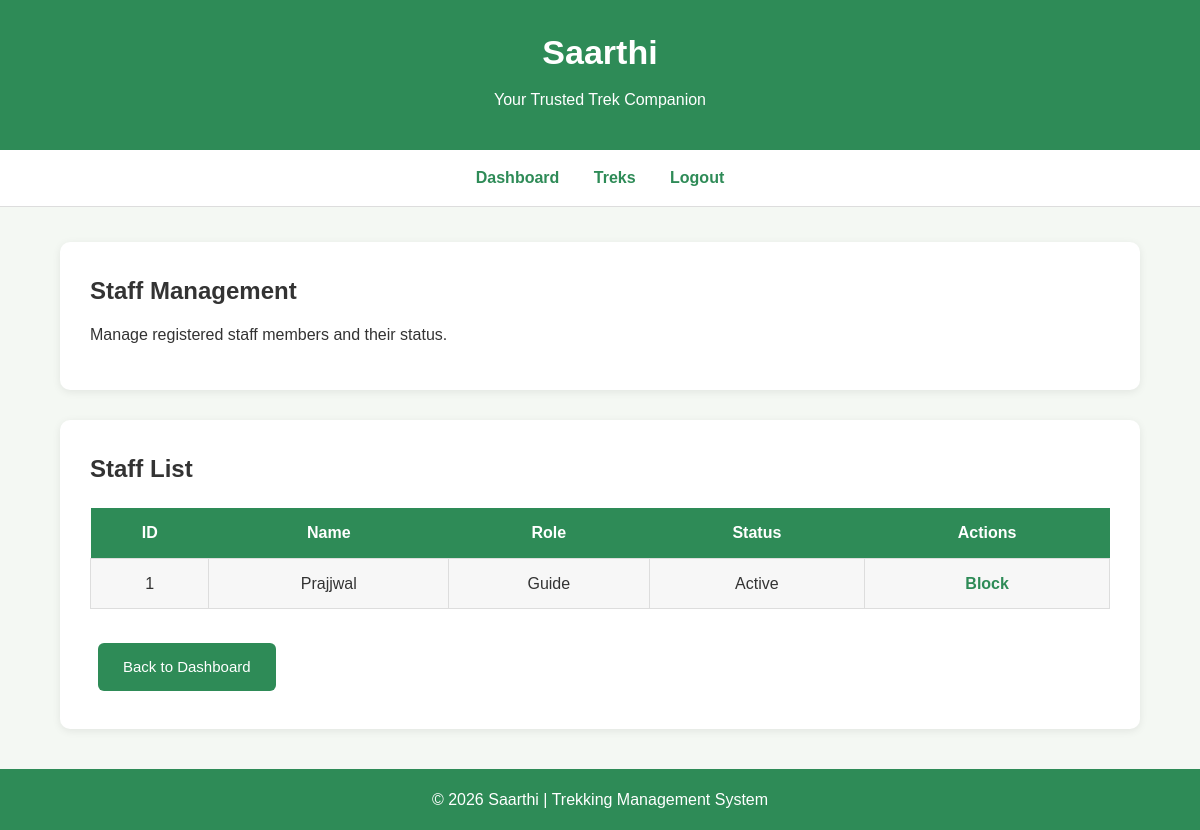
The app's page /staff (signed in), older data.
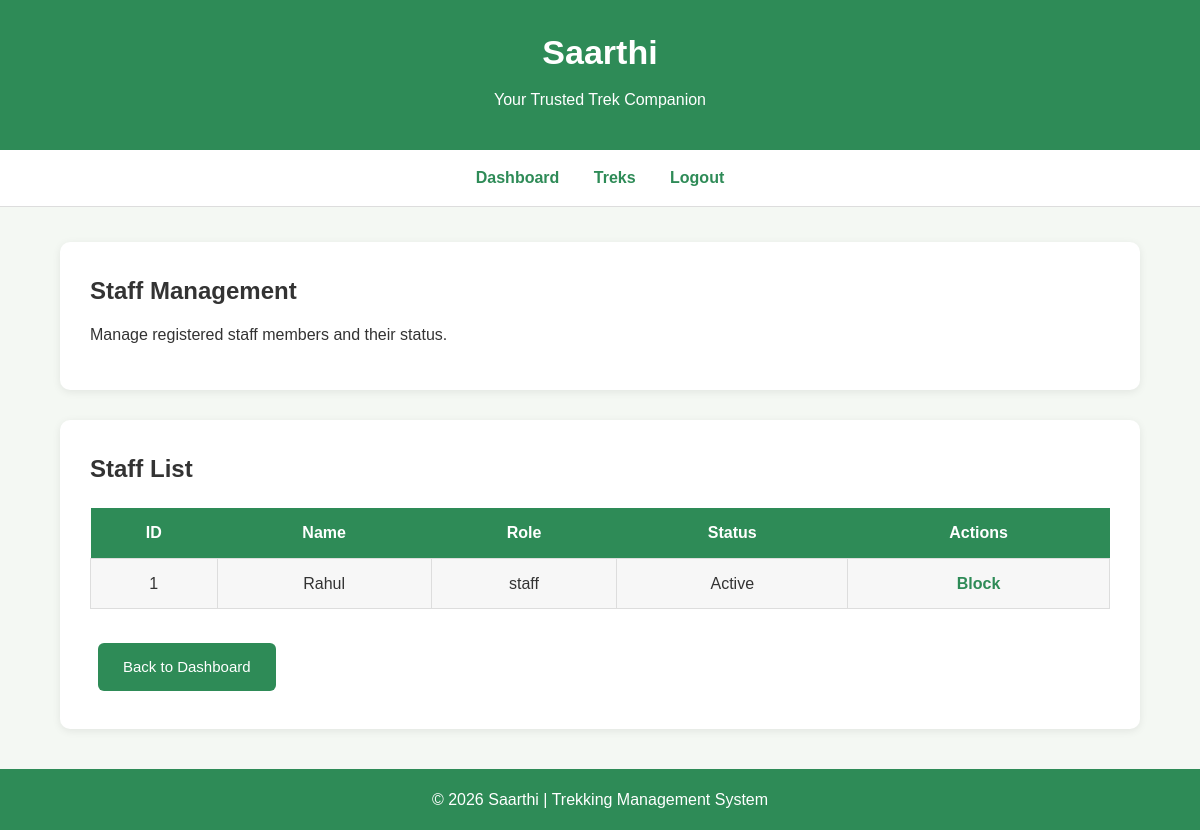
The same page, newer data.
### app.py (models this page shows)
class Staff(db.Model):
    id = db.Column(db.Integer, primary_key=True)
    name = db.Column(db.String(100), nullable=False)
    role = db.Column(db.String(20), nullable=False)
    status = db.Column(db.String(20), default="pending")
    treks = db.relationship('Trekking_table', backref='staff', lazy=True)

### app.py (the view)
@app.route("/staff")
def staff():
    if "user_id" not in session:
        return redirect("/login")
    if session.get("role") != "admin":
        return "Access Denied"
    staff_members = Staff.query.all()
    return render_template(
        "Admin/staff.html",
        staff_members=staff_members
    )

### templates/Admin/staff.html (shortened to what this page needs)
<!doctype html>
<html lang="en">
  <head>
    <link
      rel="stylesheet"
      href="{{ url_for('static', filename='css/style.css') }}"
    />
  </head>
  <body>
    <header>
      <h1>Saarthi</h1>
      <p>Your Trusted Trek Companion</p>
    </header>
    <nav>
      <a href="/admin_dashboard">Dashboard</a>
      <a href="/treks">Treks</a>
      <a href="/logout">Logout</a>
    </nav>
    <div class="container">
      <div class="card">
        <h2>Staff Management</h2>
        <p>Manage registered staff members and their status.</p>
      </div>
      <div class="card">
        <h2>Staff List</h2>
        {% if staff_members %}
        <table>
          <tr>
            <th>ID</th>
            <th>Name</th>
            <th>Role</th>
            <th>Status</th>
            <th>Actions</th>
          </tr>
          {% for staff in staff_members %}
          <tr>
            <td>{{ staff.id }}</td>
            <td>{{ staff.name }}</td>
            <td>{{ staff.role }}</td>
            <td>
              {% if staff.status|lower == "active" %}
              <span class="status active"> Active </span>
              {% elif staff.status|lower == "pending" %}
              <span class="status pending"> Pending </span>
              {% elif staff.status|lower == "blocked" %}
              <span class="status blocked"> Blocked </span>
              {% elif staff.status|lower == "rejected" %}
              <span class="status blocked"> Rejected </span>
              {% else %} {{ staff.status }} {% endif %}
            </td>
            <td>
              {% if staff.status|lower == "active" %}
              <a href="/block_staff/{{ staff.id }}"> Block </a>
              {% elif staff.status|lower == "blocked" %}
              <a href="/unblock_staff/{{ staff.id }}"> Unblock </a>
              {% elif staff.status|lower == "pending" %}
              <a href="/approve_staff"> Approve </a>
              {% elif staff.status|lower == "rejected" %}
              <a href="/approve_staff"> Approve </a>
              {% endif %}
            </td>
          </tr>
          {% endfor %}
        </table>
        {% else %}
        <p>No staff members found.</p>
        {% endif %}
        <br />
        <a href="/admin_dashboard" class="btn"> Back to Dashboard </a>
      </div>
    </div>
    <footer>© 2026 Saarthi | Trekking Management System</footer>
  </body>
</html>

Row changes from the older to the newer data that the page shows:
changed Staff id 1: name "Prajjwal" → "Rahul"; role "Guide" → "staff"
